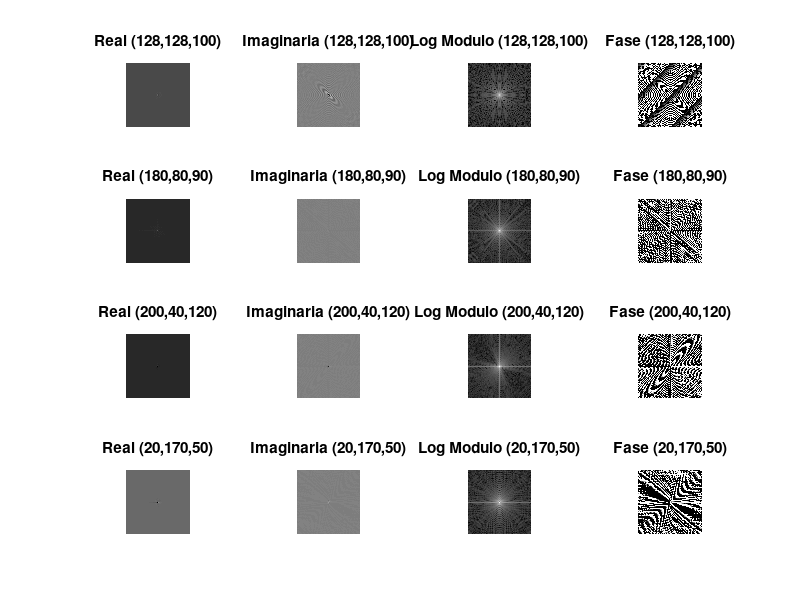

MATLAB code for this plot: (Note: this script raises an error after producing the figure.)
%Parte 1 Fourier --> Ejercicio 1
%Mostrar las componentes frecuenciales que entran en un disco de centro u,v y radio r. 
%Visualizar diferentes discos cambiando el centro y radio.

%Se crea una imagen vacia
tamX = 256;
tamY = 256;
[columnsInImage rowsInImage] = meshgrid(1:tamX, 1:tamY);
%Sobre la imagen se crea un disco de centro (128,128) y radio 100
centerX = 128;
centerY = 128;
radius = 100;
circlePixels = (rowsInImage - centerY).^2 + (columnsInImage - centerX).^2 <= radius.^2;

Id=im2double(circlePixels); %% pasamos a double la imagen
ft=fft2(Id); %obtenemos la transformada de fourier
ft_shift =fftshift(ft); %desplazado el 00 al centro u+N/2, v+M/2

flog=(log(1+abs(ft_shift)));
freal1 = real(ft_shift);
fimg1 = imag(ft_shift);
logmod1 = log(1+abs(ft_shift));
fase1 = (angle(ft_shift));


centerX = 180;
centerY = 80;
radius = 90;
circlePixels = (rowsInImage - centerY).^2 + (columnsInImage - centerX).^2 <= radius.^2;

Id=im2double(circlePixels); %% pasamos a double la imagen
ft=fft2(Id); %obtenemos la transformada de fourier
ft_shift =fftshift(ft); %desplazado el 00 al centro u+N/2, v+M/2

flog=(log(1+abs(ft_shift)));
freal2 = real(ft_shift);
fimg2 = imag(ft_shift);
logmod2 = log(1+abs(ft_shift));
fase2 = (angle(ft_shift));


centerX = 200;
centerY = 40;
radius = 120;
circlePixels = (rowsInImage - centerY).^2 + (columnsInImage - centerX).^2 <= radius.^2;

Id=im2double(circlePixels); %% pasamos a double la imagen
ft=fft2(Id); %obtenemos la transformada de fourier
ft_shift =fftshift(ft); %desplazado el 00 al centro u+N/2, v+M/2

flog=(log(1+abs(ft_shift)));
freal3 = real(ft_shift);
fimg3 = imag(ft_shift);
logmod3 = log(1+abs(ft_shift));
fase3 = (angle(ft_shift));


centerX = 20;
centerY = 170;
radius = 50;
circlePixels = (rowsInImage - centerY).^2 + (columnsInImage - centerX).^2 <= radius.^2;

Id=im2double(circlePixels); %% pasamos a double la imagen
ft=fft2(Id); %obtenemos la transformada de fourier
ft_shift =fftshift(ft); %desplazado el 00 al centro u+N/2, v+M/2

flog=(log(1+abs(ft_shift)));
freal4 = real(ft_shift);
fimg4 = imag(ft_shift);
logmod4 = log(1+abs(ft_shift));
fase4 = (angle(ft_shift));

figure, subplot(4,4,1),imshow(freal1,[]), title ('Real (128,128,100)'),subplot(4,4,2),imshow(fimg1,[]),title('Imaginaria (128,128,100)'),subplot(4,4,3), imshow(logmod1,[]),title('Log Modulo (128,128,100)');
subplot(4,4,4), imshow(fase1), title('Fase (128,128,100)');
subplot(4,4,5),imshow(freal2,[]), title ('Real (180,80,90)'),subplot(4,4,6),imshow(fimg2,[]),title('Imaginaria (180,80,90)'),subplot(4,4,7), imshow(logmod2,[]),title('Log Modulo (180,80,90)');
subplot(4,4,8), imshow(fase2), title('Fase (180,80,90)');
subplot(4,4,9),imshow(freal3,[]), title ('Real (200,40,120)'),subplot(4,4,10),imshow(fimg3,[]),title('Imaginaria (200,40,120)'),subplot(4,4,11), imshow(logmod3,[]),title('Log Modulo (200,40,120)');
subplot(4,4,12), imshow(fase3), title('Fase (200,40,120)');
subplot(4,4,13),imshow(freal4,[]), title ('Real (20,170,50)'),subplot(4,4,14),imshow(fimg4,[]),title('Imaginaria (20,170,50)'),subplot(4,4,15), imshow(logmod4,[]),title('Log Modulo (20,170,50)');
subplot(4,4,16), imshow(fase4), title('Fase (20,170,50)');


%-----------------------------------------------------------------------------------------------------
%Parte 1 Fourier --> Ejercicio 2
%Eliminación de ruido. Sobre la imagen cameraman insertar ruido gaussiano y mirar qué componentes 
%frecuenciales habría que eliminar para reducir el mayor ruido posible.
I = imread('cameraman.tif');
Inoise = imnoise(I,'gaussian');

figure,subplot(1,2,1),imshow(I),title('Original'),subplot(1,2,2),imshow(Inoise),title('Ruido Gaussiano');


Id=im2double(Inoise); %% pasamos a double la imagen
ft=fft2(Id); %obtenemos la transformada de fourier
ft_shift =fftshift(ft); %desplazado el 00 al centro u+N/2, v+M/2

fase = angle(ft_shift);
flog=(log(1+abs(ft_shift)));
freal = real(ft_shift);
fimg = imag(ft_shift);

figure, subplot(2,2,1),imshow(freal,[]), title ('Real'),subplot(2,2,2),imshow(fimg,[]),title('Imaginaria'),...
    subplot(2,2,3), imshow(flog,[]),title('Log Modulo'),...
    subplot(2,2,4), imshow(fase), title('Fase')


%Al haber incluido ruido en la imagen, ahora se presentan en ésta
%variaciones ŕapidas en los niveles de gris, representadas por las
%frecuencias altas.

%Para poder entonces eliminar el ruido es necesario eliminar o atenuar
%estas frecuencias altas, para lo cual se tiene que realizar un filtrado de
%paso bajo:

%Se construye la matriz de distancias
mi=size(I,1)/2;
mj=size(I,2)/2;
x=1:size(I,2);
y=1:size(I,1);
[Y, X]=meshgrid(y-mi,x-mj);
dist = hypot(X,Y);


%Se crea el filtro de paso bajo
%Se escoge un radio intermedio para eliminar ruido sin que se pierda
%demasiado detalle
radius = 70;
H=zeros(size(I,1),size(I,2));

ind=ind2sub(size(H), find(dist<=radius));
H(ind)=1;
Hd=fftshift(double(H));

%CONVOLUCION CON EL FILTRO IDEAL EN EL DOMINIO DE FOURIER
DFT_filt=Hd.*ft;
Ifiltrada=real(ifft2(DFT_filt));

figure,subplot(2,2,1),imshow(I),title('Original'),subplot(2,2,2),imshow(Inoise),title('Ruido Gaussiano');
subplot(2,2,3),imshow(log(1+abs(fftshift(DFT_filt))),[]),title('Filtro Paso Bajo'),subplot(2,2,4),imshow(Ifiltrada),title('Imagen filtrada');

%Así, se consigue atenuar el ruido introducido sin que se pierda demasiado
%detalle en la imagen. Si se quisiese disminuir más el ruido, se escogería
%un filtro con un radio más pequeño aunque implicaría una pérdida mayor de
%los detalles de la imagen. De igual forma, si se quisiese más detalle, se
%incrementaria el radio del filtro aunque como consecuencia no se
%eliminaría tanto ruido.






%Parte 2 Wavelet
%Realizar sobre la imagen barbara una descomposición wavelet usando bior3.7 con tres niveles. 
%Fijado un porcentaje , por ejemplo 10 %, que  indican el porcentaje de coeficientes que nos 
%quedamos de entre todos los coeficientes wavelets de la descomposición. Estos coeficientes son 
%los que tiene mayor magnitud.  Variar el porcentaje y obtener una gráfica en la que en el eje X 
%tenemos razón de compresión y en el eje Y el valor de PSNR.

I = imread('barbara.png');
figure,imshow(I,[]),title('Original');


%Porcentaje de coeficientes a seleccionar por su magnitud
porcentaje = 10;

%Descomposición a 3 niveles
[C,S] = wavedec2(I,3,'bior3.7');

%Dado que se va a trabajar con magnitudes, se obtienen los valores
%absolutos. Se escoge como umbral el valor correspondiente al porcentaje escogido
aux = sort(abs(C),'descend');
[size1 size2] = size(aux);


C10 = C;
porcentaje = 100/porcentaje;
tam = fix(size2/porcentaje);
umbral = aux(tam);

%Si no superan el umbral se establecen a 0
C10(C10<umbral) = 0;

%Reconstruccion
I10 = waverec2(C10,S,'bior3.7');



porcentaje = 5;
C5 = C;
porcentaje = 100/porcentaje;
tam = fix(size2/porcentaje);
umbral = aux(tam);
C5(C5<umbral) = 0;
%Reconstruccion
I5 = waverec2(C5,S,'bior3.7');



porcentaje = 20;
C20 = C;
porcentaje = 100/porcentaje;
tam = fix(size2/porcentaje);
umbral = aux(tam);
C20(C20<umbral) = 0;
%Reconstruccion
I20 = waverec2(C20,S,'bior3.7');



porcentaje = 50;
C50 = C;
porcentaje = 100/porcentaje;
tam = fix(size2/porcentaje);
umbral = aux(tam);
C50(C50<umbral) = 0;
%Reconstruccion
I50 = waverec2(C50,S,'bior3.7');



porcentaje = 80;
C80 = C;
porcentaje = 100/porcentaje;
tam = fix(size2/porcentaje);
umbral = aux(tam);
C80(C80<umbral) = 0;
%Reconstruccion
I80 = waverec2(C80,S,'bior3.7');




porcentaje = 99;
C99 = C;
porcentaje = 100/porcentaje;
tam = fix(size2/porcentaje);
umbral = aux(tam);
C99(C99<umbral) = 0;
%Reconstruccion
I99 = waverec2(C99,S,'bior3.7');




figure,subplot(2,3,1),imshow(I5,[]),title('Reconstruccion 5%'),subplot(2,3,2),imshow(I10,[]),title('Reconstruccion 10%');
subplot(2,3,3),imshow(I20,[]),title('Reconstruccion 20%'),subplot(2,3,4),imshow(I50,[]),title('Reconstruccion 50%');
subplot(2,3,5),imshow(I80,[]),title('Reconstruccion 80%'),subplot(2,3,6),imshow(I99,[]),title('Reconstruccion 99%');

%Se observa que ya tan solo con un porcentaje bajo de comprensión ya se consigue
%reconstruir notablemente bien la imagen a excepción de los pequeños detalles.
%Así, se demuestra que escogiendo sólo la información más relevante, es
%suficiente para recuperar bastante bien una imagen.



%Calculo de PSNR
[psnr5, mse5, maxerr5, l2rat5] = measerr(I,I5);
[psnr10, mse10, maxerr10, l2rat10] = measerr(I,I10);
[psnr20, mse20, maxerr20, l2rat20] = measerr(I,I20);
[psnr50, mse50, maxerr50, l2rat50] = measerr(I,I50);
[psnr80, mse80, maxerr80, l2rat80] = measerr(I,I80);
[psnr99, mse99, maxerr99, l2rat99] = measerr(I,I99);


aX = [5 10 20 50 80 99];
aY = [psnr5 psnr10 psnr20 psnr50 psnr80 psnr99];
figure,plot(aX,aY),title('Porcentaje vs PSNR');
%Observamos que conforme aumenta el ratio de comprensión, aumenta
%también PSNR (Peak Signal-to-Noise Ratio). Sin embargo, ya con una
%comprensión del 20% se obtiene un resultado muy similar al 99% por lo que
%se consigue una buena comprensión al tener que usar mucha menos
%información.

aY = [mse5 mse10 mse20 mse50 mse80 mse99];
figure,plot(aX,aY),title('Porcentaje vs MSE');
%Respecto al MSE (Mean-squared error), observamos que al aumentar el ratio
%de comprension, disminuye cada vez menos el error por lo comentado
%anteriormente.